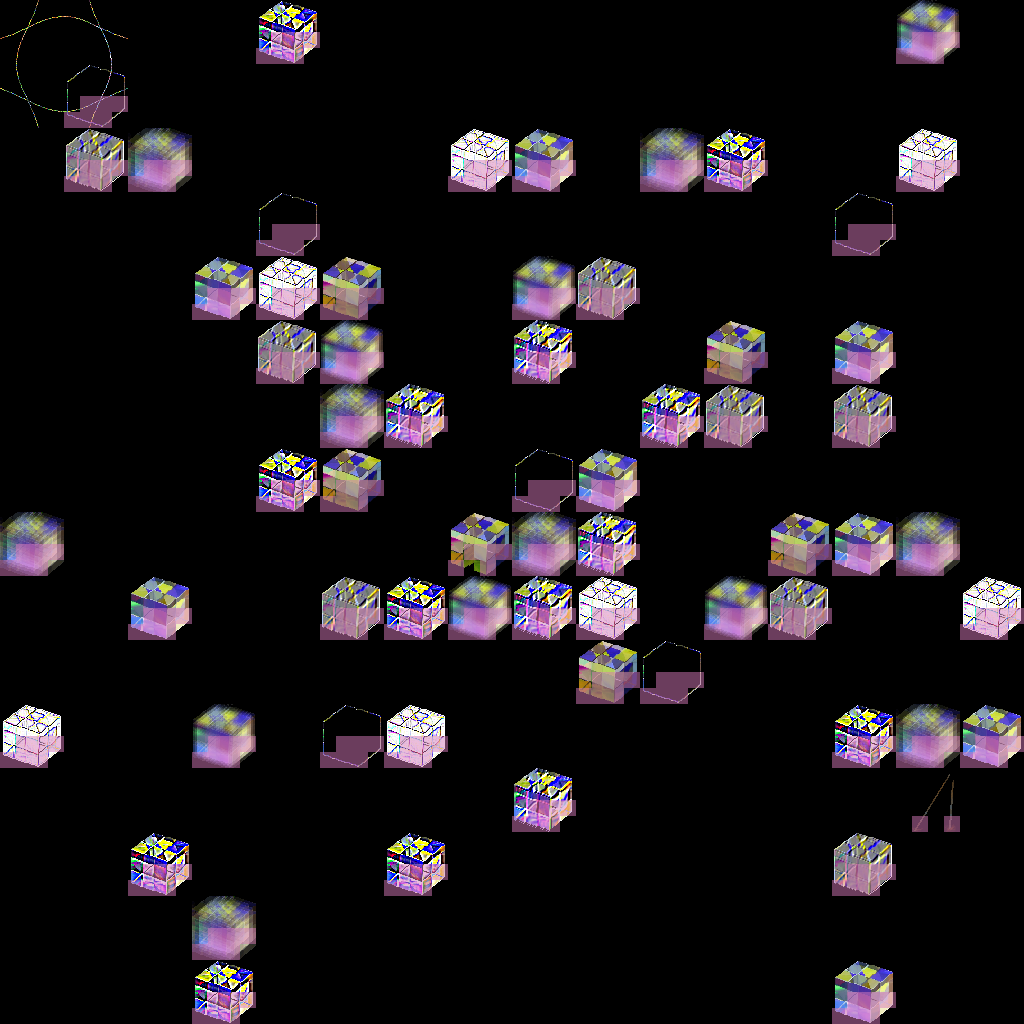

Rendered tile map (Tiled .tmx) drawn with the repository's tilesets; below, a short description and the map source with its tile grids summarised:
An orthogonal 64x64 tile map with 16x16 px tiles, 4 tile layers (floor, above, above2, collision), 3 tilesets, 1 image layer and 2 objects.

<map version="1.10" tiledversion="1.11.0" orientation="orthogonal" renderorder="right-down" width="64" height="64" tilewidth="16" tileheight="16" infinite="0" nextlayerid="7" nextobjectid="3">
 <properties>
  <property name="looping" type="bool" value="true" />
  <property name="music" value="res/audio/music/detro.ogg" />
  <property name="music_speed" type="float" value="1.25" />
  <property name="music_volume" type="float" value="1" />
 </properties>
 <tileset firstgid="1" source="tilesets/prisms.tsx" />
 <tileset firstgid="193" source="loops.tsx" />
 <tileset firstgid="249" source="tilesets/sheetmetal.tsx" />
 <imagelayer id="5" name="lines">
  <image source="../textures/image/prismlines.png" width="128" height="128" />
  <properties>
   <property name="delay_x" type="int" value="8" />
   <property name="delay_y" type="int" value="8" />
   <property name="height" type="int" value="0" />
   <property name="looping" type="bool" value="true" />
   <property name="parallax_x" type="int" value="1" />
   <property name="parallax_y" type="int" value="1" />
   <property name="scroll_x" type="int" value="-1" />
   <property name="scroll_y" type="int" value="-1" />
  </properties>
 </imagelayer>
 <layer id="1" name="floor" width="64" height="64">
  <data>[4096 cells, 443 non-empty, 72 distinct tile ids]</data>
 </layer>
 <layer id="2" name="above" width="64" height="64">
  <properties>
   <property name="height" type="int" value="1" />
  </properties>
  <data>[4096 cells, 572 non-empty, 95 distinct tile ids]</data>
 </layer>
 <layer id="6" name="above2" width="64" height="64">
  <data>[4096 cells, 3 non-empty, 3 distinct tile ids]</data>
 </layer>
 <objectgroup id="4" name="entities">
  <object id="1" gid="221" x="464" y="576" width="16" height="16">
   <properties>
    <property name="draw" type="bool" value="false" />
    <property name="file" value="res/data/entity/entrances/walk_warp.json" />
    <property name="warp_map" value="paranoia.tmx" />
    <property name="warp_x" type="int" value="99" />
    <property name="warp_y" type="int" value="94" />
   </properties>
  </object>
  <object id="2" gid="221" x="928" y="832" width="16" height="16">
   <properties>
    <property name="draw" type="bool" value="false" />
    <property name="file" value="res/data/entity/entrances/walk_warp.json" />
    <property name="warp_map" value="sheetmetal0.tmx" />
    <property name="warp_x" type="int" value="10" />
    <property name="warp_y" type="int" value="10" />
   </properties>
  </object>
 </objectgroup>
 <layer id="3" name="collision" width="64" height="64" opacity="0.5">
  <properties>
   <property name="draw" type="bool" value="false" />
  </properties>
  <data>[4096 cells, 379 non-empty, 1 distinct tile ids]</data>
 </layer>
</map>
